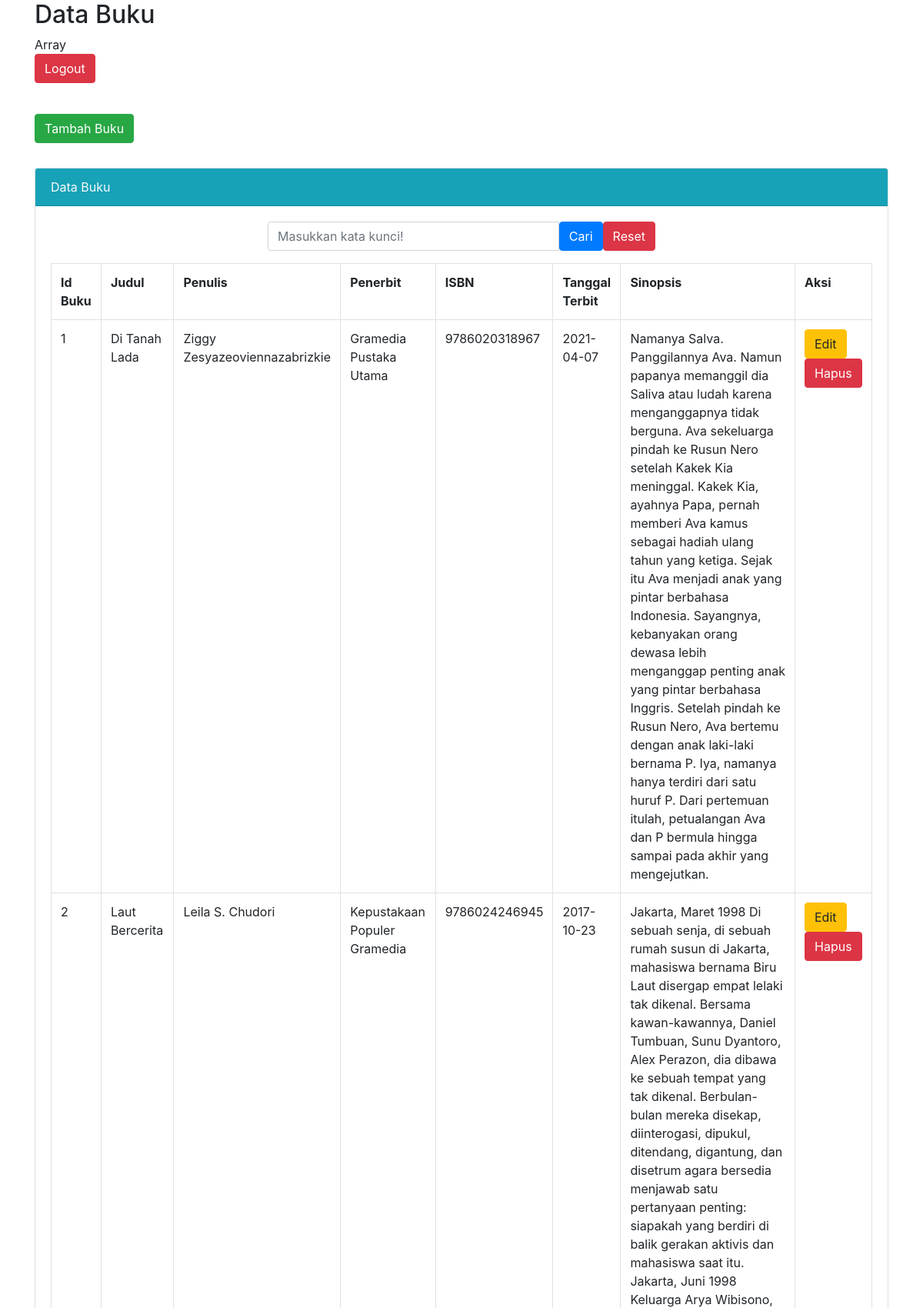
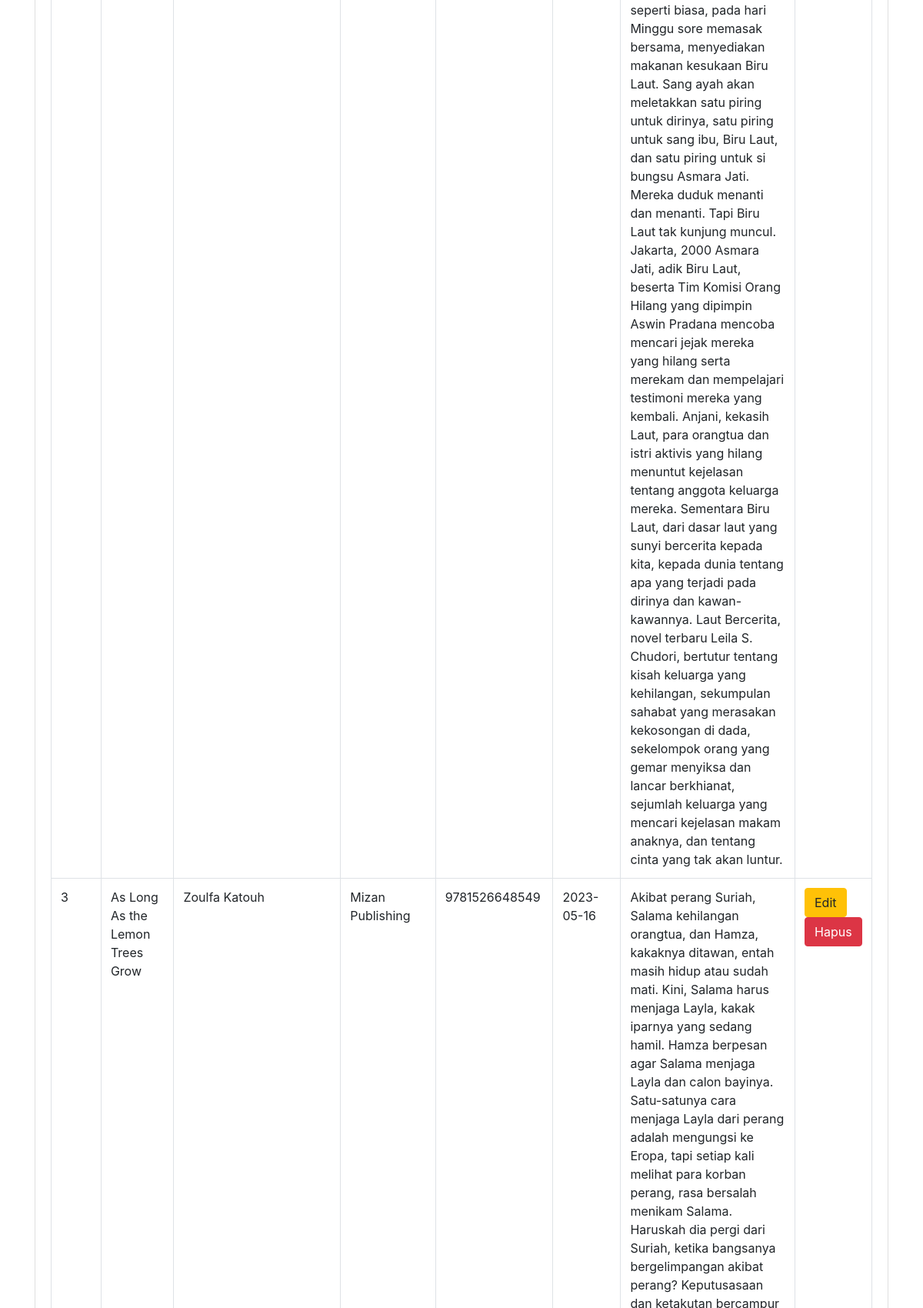
The app's page / (signed in, upper part) with its own data (2 pictures, top to bottom).
### tables this page shows
CREATE TABLE `data_buku` (
  `Id` int(11) NOT NULL,
  `Judul` varchar(255) NOT NULL,
  `Penulis` varchar(50) NOT NULL,
  `Penerbit` varchar(50) NOT NULL,
  `ISBN` varchar(50) NOT NULL,
  `Tanggal_terbit` date NOT NULL,
  `Sinopsis` text NOT NULL
);

### index.php (the view, shortened to what this page needs)
<!DOCTYPE html>
<html lang="en">
<head>
    <link href="https://stackpath.bootstrapcdn.com/bootstrap/4.5.2/css/bootstrap.min.css" rel="stylesheet">
</head>
<body>
    <div class="container">
        <h2>Data Buku</h2>
        <?php
            $username = $_SESSION['username'];
            echo $username;
        ?><br>
        <form action="logout.php" method="post">
            <button type="submit" class="btn btn-danger mb-3 name="logout">Logout</button>
        </form><br>
        <a class="btn btn-success mb-3" href="tambah.php">Tambah Buku</a>
        <div class="card mt-3">
            <div class="card-header bg-info text-light">
                Data Buku
            </div>
            <div class="card-body">
                <div class="col-md-6 mx-auto">
                    <form method="POST">
                        <div class="input-group mb-3">
                            <input type="text" name="tcari" class="form-control" placeholder="Masukkan kata kunci!">
                            <button class="btn btn-primary" name="bcari" type="submit">Cari</button>
                            <button class="btn btn-danger" name="breset" type="reset">Reset</button>
                        </div>
                    </form>
                </div>
                <table class="table table-hover table-bordered">
                        <tr>
                            <th>Id Buku</th>
                            <th>Judul</th>
                            <th>Penulis</th>
                            <th>Penerbit</th>
                            <th>ISBN</th>
                            <th>Tanggal Terbit</th>
                            <th>Sinopsis</th>
                            <th>Aksi</th>
                        </tr>
                        <tr>
                            <?php
                                include 'koneksi.php';
                                $sql = "SELECT * FROM data_buku";
                                $result = $conn->query($sql);
                                if ($result->num_rows > 0) {
                                    $data_buku = $result;
                                    foreach ($data_buku as $data_buku) {
                                        echo "<tr>";
                                            echo "<td>".$data_buku['Id']."</td>";
                                            echo "<td>".$data_buku['Judul']."</td>";
                                            echo "<td>".$data_buku['Penulis']."</td>";
                                            echo "<td>".$data_buku['Penerbit']."</td>";
                                            echo "<td>".$data_buku['ISBN']."</td>";
                                            echo "<td>".$data_buku['Tanggal_terbit']."</td>";
                                            echo "<td>".$data_buku['Sinopsis']."</td>";
                                            echo "<td>";
                                                    echo "<a class='btn btn-warning' href='edit.php?Id=".$data_buku['Id']."'>Edit</a> ";
                                                    echo "<a class='btn btn-danger' href='proses_hapus.php?Id=".$data_buku['Id']."'>Hapus</a>";
                                            echo "</td>";
                                            echo "</tr>";
                            }
                                } else {
                                    echo "0 results";
                                }
                            ?>
                        </tr>
                </table>
            </div>
        </div>
    </div>
</body>
</html>

### records on screen
data_buku: Id "1", Judul "Di Tanah Lada", Penulis "Ziggy Zesyazeoviennazabrizkie", Penerbit "Gramedia Pustaka Utama", ISBN "9786020318967", Tanggal_terbit "2021-04-07", Sinopsis "Namanya Salva. Panggilannya Ava. Namun papanya memanggil dia Saliva atau ludah karena menganggapnya tidak berguna. Ava sekeluarga pindah ke Rusun Nero setelah Kakek Kia meninggal. Kakek Kia, ayahnya Papa, pernah memberi Ava kamus sebagai hadiah ulang tahun yang ketiga. Sejak itu Ava menjadi anak yang pintar berbahasa Indonesia. Sayangnya, kebanyakan orang dewasa lebih menganggap penting anak yang pintar berbahasa Inggris. Setelah pindah ke Rusun Nero, Ava bertemu dengan anak laki-laki bernama P. Iya, namanya hanya terdiri dari satu huruf P. Dari pertemuan itulah, petualangan Ava dan P bermula hingga sampai pada akhir yang mengejutkan."
data_buku: Id "2", Judul "Laut Bercerita", Penulis "Leila S. Chudori", Penerbit "Kepustakaan Populer Gramedia", ISBN "9786024246945", Tanggal_terbit "2017-10-23", Sinopsis "Jakarta, Maret 1998 Di sebuah senja, di sebuah rumah susun di Jakarta, mahasiswa bernama Biru Laut disergap empat lelaki tak dikenal. Bersama kawan-kawannya, Daniel Tumbuan, Sunu Dyantoro, Alex Perazon, dia dibawa ke sebuah tempat yang tak dikenal. Berbulan-bulan mereka disekap, diinterogasi, dipukul, ditendang, digantung, dan disetrum agara bersedia menjawab satu pertanyaan penting: siapakah yang berdiri di balik gerakan aktivis dan mahasiswa saat itu. Jakarta, Juni 1998 Keluarga Arya Wibisono, seperti biasa, pada hari Minggu sore memasak bersama, menyediakan makanan kesukaan Biru Laut. Sang ayah akan meletakkan satu piring untuk dirinya, satu piring untuk sang ibu, Biru Laut, dan satu…"
data_buku: Id "3", Judul "As Long As the Lemon Trees Grow", Penulis "Zoulfa Katouh", Penerbit "Mizan Publishing", ISBN "9781526648549", Tanggal_terbit "2023-05-16"

### other values on screen
$username "Array"
